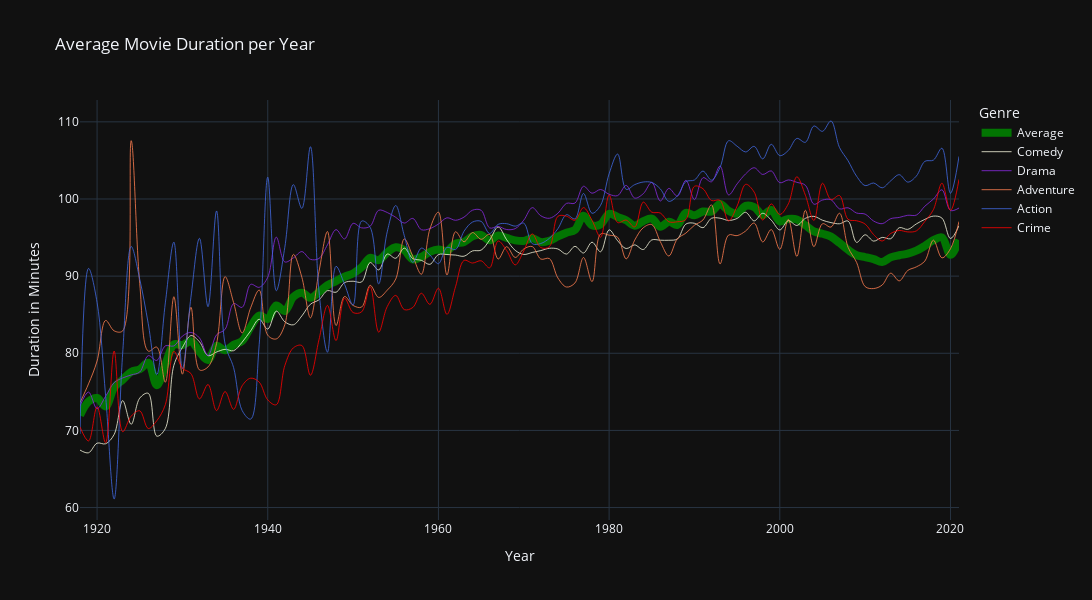

The notebook cell saved with this chart:
### Code cell
# We add another plot showing the average duration of the movies per genre

fig = go.Figure()

fig.add_trace(go.Scatter(
  x=runtime_final['startYear'],
  y=runtime_final['Average'],
  line_shape='spline',
  line_color='green',
  line_width=8,
  opacity=0.9,
  name='Average'
))

fig.add_trace(go.Scatter(
  x=runtime_final['startYear'],
  y=runtime_final['Comedy'],
  line_shape='spline',
  line_color='beige',
  line_width=1,
  opacity=0.8,
  name='Comedy'
))

fig.add_trace(go.Scatter(
  x=runtime_final['startYear'],
  y=runtime_final['Drama'],
  line_shape='spline',
  line_color='blueviolet',
  line_width=1,
  opacity=0.8,
  name='Drama'
))

fig.add_trace(go.Scatter(
  x=runtime_final['startYear'],
  y=runtime_final['Adventure'],
  line_shape='spline',
  line_color='coral',
  line_width=1,
  opacity=0.8,
  name='Adventure'
))

fig.add_trace(go.Scatter(
  x=runtime_final['startYear'],
  y=runtime_final['Action'],
  line_shape='spline',
  line_color='royalblue',
  line_width=1,
  opacity=0.8,
  name='Action'
))

fig.add_trace(go.Scatter(
  x=runtime_final['startYear'],
  y=runtime_final['Crime'],
  line_shape='spline',
  line_color='red',
  line_width=1,
  opacity=0.8,
  name='Crime'
))

fig.update_layout(
        width=1300,
        height=600,
        template='plotly_dark',
        title='Average Movie Duration per Year',
        legend_title='Genre',
        xaxis_title='Year',
        yaxis_title='Duration in Minutes'
    )

fig.show()
